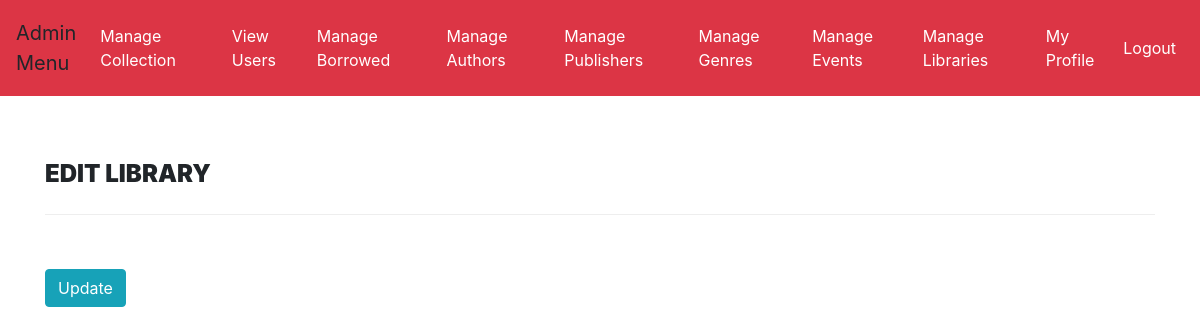
Page /edit-library.php?lname=Verisity Public Library (signed in) on the earlier database version.
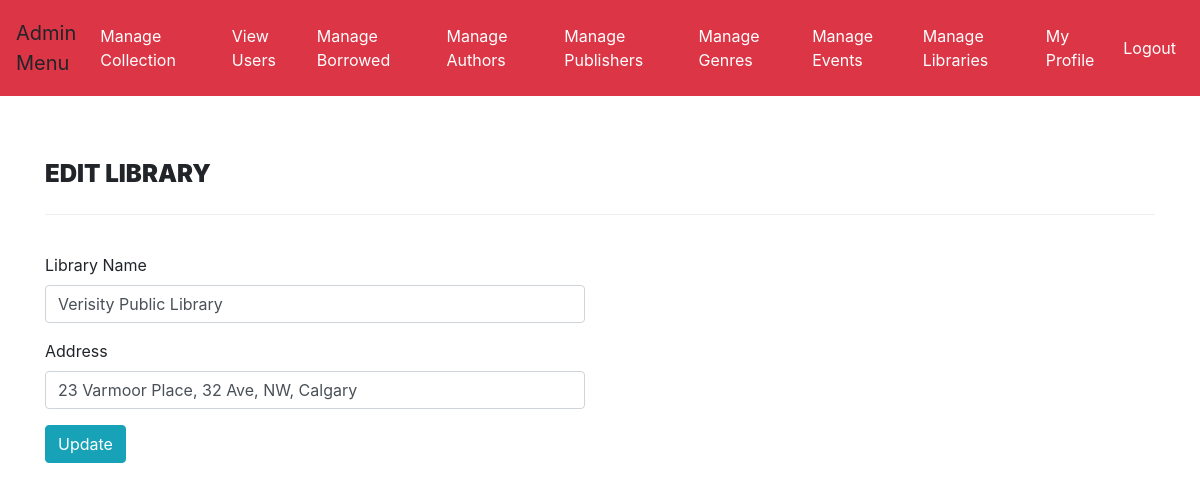
Same page on the later database version.
### tables this page shows
CREATE TABLE `library` (
  `address` varchar(255) NOT NULL,
  `lName` varchar(255) NOT NULL
);

### edit-library.php (the view, shortened to what this page needs)
<?php
include('includes/config.php');
if(strlen($_SESSION['alogin'])==0)
    {
header('location:index.php');
}
else{
?>
<!DOCTYPE html>
<html xmlns="http://www.w3.org/1999/xhtml">
<head>
    <link rel="stylesheet" href="https://maxcdn.bootstrapcdn.com/bootstrap/4.3.1/css/bootstrap.min.css">
    <link href="assets/css/font-awesome.css" rel="stylesheet" />
    <link href="assets/js/dataTables/dataTables.bootstrap4.css" rel="stylesheet" />
    <link href="assets/css/style.css" rel="stylesheet" />
</head>
<body>
<?php include('admin-navbar.php');?>
    <div class="content-wrapper">
         <div class="container">
        <div class="row pad-botm">
            <div class="col-md-12">
                <h4 class="header-line">Edit Library</h4>
                    </div>
</div>
<div class="row">
<div class="col-md-6 col-sm-6 col-xs-12 col-md-offset-3">
<div class="panel panel-info">
<div class="panel-body">
<form role="form" method="post">
<div class="form-group">
<?php
$lname=$_GET['lname'];
$sql = "SELECT * from library where lName=:lname";
$query = $dbh -> prepare($sql);
$query->bindParam(':lname',$lname,PDO::PARAM_STR);
$query->execute();
$results=$query->fetchAll(PDO::FETCH_OBJ);
if($query->rowCount() > 0)
{
foreach($results as $result)
{               ?>
<div class="form-group">
<label>Library Name</label>
<input class="form-control" type="text" name="lname" value="<?php echo htmlentities($result->lName);?>" required />
</div>
<div class="form-group">
<label>Address</label>
<input class="form-control" type="text" name="laddress" value="<?php echo htmlentities($result->address);?>" required />
</div>
<?php }} ?>
</div>
<button type="submit" name="update" class="btn btn-info">Update </button>
                                    </form>
                            </div>
                        </div>
                            </div>
        </div>
    </div>
    </div>
</body>
</html>
<?php } ?>

Differences in the rows shown:
added library: lname "Verisity Public Library", laddress "23 Varmoor Place, 32 Ave, NW, Calgary"
